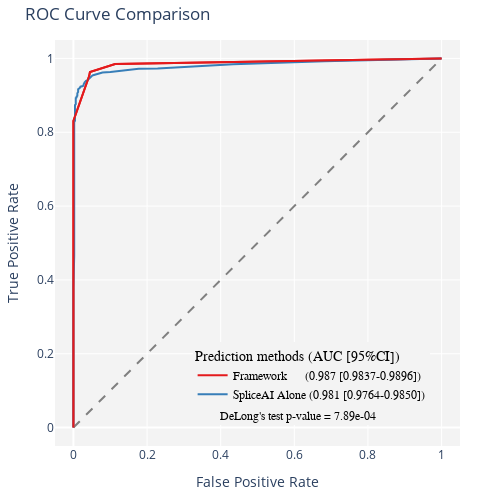

The code cell stored with this chart in its notebook:
### Markdown cell above
<!-- ## auROCの比較とperformance metricsの比較 -->

### Code cell
def specificity_sensitivity_plotly(data):
    thresholds = [0, 1, 2, 3, 4, 5, 6, 7, 8, 9]
    results = []

    for threshold in thresholds:
        tp = data[(data['PriorityScore'] >= threshold) & (data['LABEL'] == 1)].shape[0]
        fn = data[(data['PriorityScore'] < threshold) & (data['LABEL'] == 1)].shape[0]
        tn = data[(data['PriorityScore'] < threshold) & (data['LABEL'] == 0)].shape[0]
        fp = data[(data['PriorityScore'] >= threshold) & (data['LABEL'] == 0)].shape[0]
        specificity = tn / (tn + fp) if (tn + fp) else 0
        sensitivity = tp / (tp + fn) if (tp + fn) else 0
        results.append({'Threshold': threshold, 'Metric': 'Specificity', 'Value': specificity})
        results.append({'Threshold': threshold, 'Metric': 'Sensitivity', 'Value': sensitivity})

    return results_df

import plotly.graph_objects as go
import numpy as np
from sklearn.metrics import roc_curve, roc_auc_score

# ROC curve (LABEL, PriorityScore)
fpr1, tpr1, thresholds1 = roc_curve(data['LABEL'], data['PriorityScore'])
auc1 = roc_auc_score(data['LABEL'], data['PriorityScore'])

fpr2, tpr2, thresholds2 = roc_curve(data['LABEL'], data['maxsplai'])
auc2 = roc_auc_score(data['LABEL'], data['maxsplai'])

# Calculate optimal threshold from ROC curve by Youden's J statistic
Youden_index = np.argmax(tpr1 - fpr1)
optimal_threshold = thresholds1[Youden_index]
print('Optimal threshold (using Youden index):', optimal_threshold)

# plot ROC curve using Plotly
fig = go.Figure()

# Add traces
fig.add_trace(go.Scatter(
    x=fpr1, y=tpr1, mode='lines', 
    name=f"Framework      ({auc1:.3f} [{cilower1:.4f}-{ciupper1:.4f}])", 
    line=dict(color='#E41A1C', width=2))
    )
fig.add_trace(go.Scatter(
    x=fpr2, y=tpr2, mode='lines', 
    name=f"SpliceAI Alone ({auc2:.3f} [{cilower2:.4f}-{ciupper2:.4f}])", 
    line=dict(color='#377EB8', width=2))
    )
fig.add_trace(go.Scatter(
    x=[0, 1], y=[0, 1], mode='lines', name='Chance', 
    line=dict(color='gray', width=2, dash='dash'), showlegend=False)
    )

# Add an annotation
fig.add_annotation(x=0.6, y=0.05, xref="paper", yref="paper",
                   text=f"DeLong's test p-value = {10**p_value_log[0][0]:.2e}",
                   showarrow=False,
                   font=dict(family="Arial, sans-serif", size=12, color="black"),
                   bgcolor='rgba(243, 243, 243, 1)',
                #    bordercolor="black",
                   borderwidth=2)

# Add titles and labels
fig.update_layout(title='ROC Curve Comparison',
                  xaxis_title='False Positive Rate',
                  yaxis_title='True Positive Rate',
                  legend_title='Prediction methods (AUC [95%CI])',
                  plot_bgcolor='rgba(243, 243, 243, 1)',
                  paper_bgcolor='rgba(243, 243, 243, 0)',
                  legend=dict(y=0.09, x=0.925, xanchor='right', yanchor='bottom', 
                              bgcolor='rgba(243, 243, 243, 1)',
                              font=dict(family="Arial, sans-serif", size=12, color="black")),
                  margin=dict(l=40, r=40, t=40, b=40))

fig.update_xaxes(range=[-0.05, 1.05])
fig.update_yaxes(range=[-0.05, 1.05])
fig.update_layout(width=500, height=500)
fig.write_html("roc-auc.html")

# Add zoomed-in ROC curve in the top left corner
fig.add_trace(go.Scatter(
    x=fpr1, y=tpr1, mode='lines', 
    name=f"Framework      ({auc1:.3f} [{cilower1:.4f}-{ciupper1:.4f}])", 
    line=dict(color='#E41A1C', width=2), showlegend=False)
    )


# Show figure
fig.show()

### Figure 1 — Plotly figure (JSON) as saved in the notebook; plotly's stock layout.template omitted (floating-point values rounded to 4 significant figures)
{"data": [{"line": {"color": "#E41A1C", "width": 2}, "mode": "lines", "name": "Framework      (0.987 [0.9837-0.9896])", "type": "scatter", "x": [0, 0, 0, 0, 0, 0, 0, 0.04274, 0.04487, 0.1132, 1], "y": [0, 0.0927, 0.1703, 0.4137, 0.5185, 0.7346, 0.8308, 0.9522, 0.9629, 0.9846, 1]}, {"line": {"color": "#377EB8", "width": 2}, "mode": "lines", "name": "SpliceAI Alone (0.981 [0.9764-0.9850])", "type": "scatter", "x": [0, 0, 0, 0.002137, 0.002137, 0.002137, 0.002137, 0.002137, 0.002137, 0.002137, 0.002137, 0.002137, 0.002137, 0.002137, 0.002137, 0.002137, 0.002137, 0.002137, 0.002137, 0.002137, 0.002137, 0.002137, 0.002137, 0.002137, 0.002137, 0.002137, 0.002137, 0.002137, 0.002137, 0.002137, 0.002137, 0.004274, 0.004274, 0.004274, 0.004274, 0.004274, 0.004274, 0.004274, 0.004274, 0.004274, 0.004274, 0.004274, 0.004274, 0.004274, 0.004274, 0.00641, 0.00641, 0.00641, 0.00641, 0.00641, 0.00641, 0.00641, 0.008547, 0.008547, 0.01068, 0.01068, 0.01068, 0.01068, 0.01068, 0.01282, 0.01282, 0.01282, 0.01709, 0.01923, 0.01923, 0.01923, 0.02564, 0.02778, 0.02778, 0.02778, 0.02991, 0.02991, 0.02991, 0.03205, 0.03205, 0.03419, 0.03846, 0.0406, 0.0406, 0.04274, 0.04487, 0.04487, 0.04487, 0.04915, 0.05342, 0.05769, 0.05983, 0.0641, 0.07051, 0.07906, 0.1004, 0.1154, 0.1389, 0.1603, 0.1774, 0.2286, 0.3077, 0.4338, 0.6816, 1], "y": [0, 0.1758, 0.3792, 0.4655, 0.5148, 0.5539, 0.6054, 0.6269, 0.6443, 0.6602, 0.6747, 0.6871, 0.7005, 0.7121, 0.7216, 0.732, 0.7419, 0.7509, 0.7564, 0.7627, 0.7726, 0.7775, 0.7842, 0.7914, 0.7984, 0.8039, 0.8085, 0.812, 0.8163, 0.8227, 0.8268, 0.8311, 0.8349, 0.8378, 0.8413, 0.8456, 0.8488, 0.8523, 0.8554, 0.8598, 0.8624, 0.8644, 0.8676, 0.8694, 0.8737, 0.876, 0.8786, 0.8809, 0.8835, 0.8859, 0.8888, 0.8925, 0.894, 0.8966, 0.8989, 0.9018, 0.9038, 0.9047, 0.9059, 0.9093, 0.9145, 0.9166, 0.9198, 0.9212, 0.9229, 0.9235, 0.9253, 0.9267, 0.9282, 0.9302, 0.9313, 0.9331, 0.9345, 0.9371, 0.9383, 0.9392, 0.9409, 0.9432, 0.9447, 0.9461, 0.9484, 0.949, 0.9502, 0.9519, 0.9545, 0.956, 0.9574, 0.9589, 0.9603, 0.9621, 0.9632, 0.9649, 0.9667, 0.9696, 0.9722, 0.9728, 0.9768, 0.9844, 0.9928, 1]}, {"line": {"color": "gray", "dash": "dash", "width": 2}, "mode": "lines", "name": "Chance", "showlegend": false, "type": "scatter", "x": [0, 1], "y": [0, 1]}, {"line": {"color": "#E41A1C", "width": 2}, "mode": "lines", "name": "Framework      (0.987 [0.9837-0.9896])", "showlegend": false, "type": "scatter", "x": [0, 0, 0, 0, 0, 0, 0, 0.04274, 0.04487, 0.1132, 1], "y": [0, 0.0927, 0.1703, 0.4137, 0.5185, 0.7346, 0.8308, 0.9522, 0.9629, 0.9846, 1]}], "layout": {"annotations": [{"bgcolor": "rgba(243, 243, 243, 1)", "borderwidth": 2, "font": {"color": "black", "family": "Arial, sans-serif", "size": 12}, "showarrow": false, "text": "DeLong's test p-value = 7.89e-04", "x": 0.6, "xref": "paper", "y": 0.05, "yref": "paper"}], "height": 500, "legend": {"bgcolor": "rgba(243, 243, 243, 1)", "font": {"color": "black", "family": "Arial, sans-serif", "size": 12}, "title": {"text": "Prediction methods (AUC [95%CI])"}, "x": 0.925, "xanchor": "right", "y": 0.09, "yanchor": "bottom"}, "margin": {"b": 40, "l": 40, "r": 40, "t": 40}, "paper_bgcolor": "rgba(243, 243, 243, 0)", "plot_bgcolor": "rgba(243, 243, 243, 1)", "title": {"text": "ROC Curve Comparison"}, "width": 500, "xaxis": {"range": [-0.05, 1.05], "title": {"text": "False Positive Rate"}}, "yaxis": {"range": [-0.05, 1.05], "title": {"text": "True Positive Rate"}}}}
